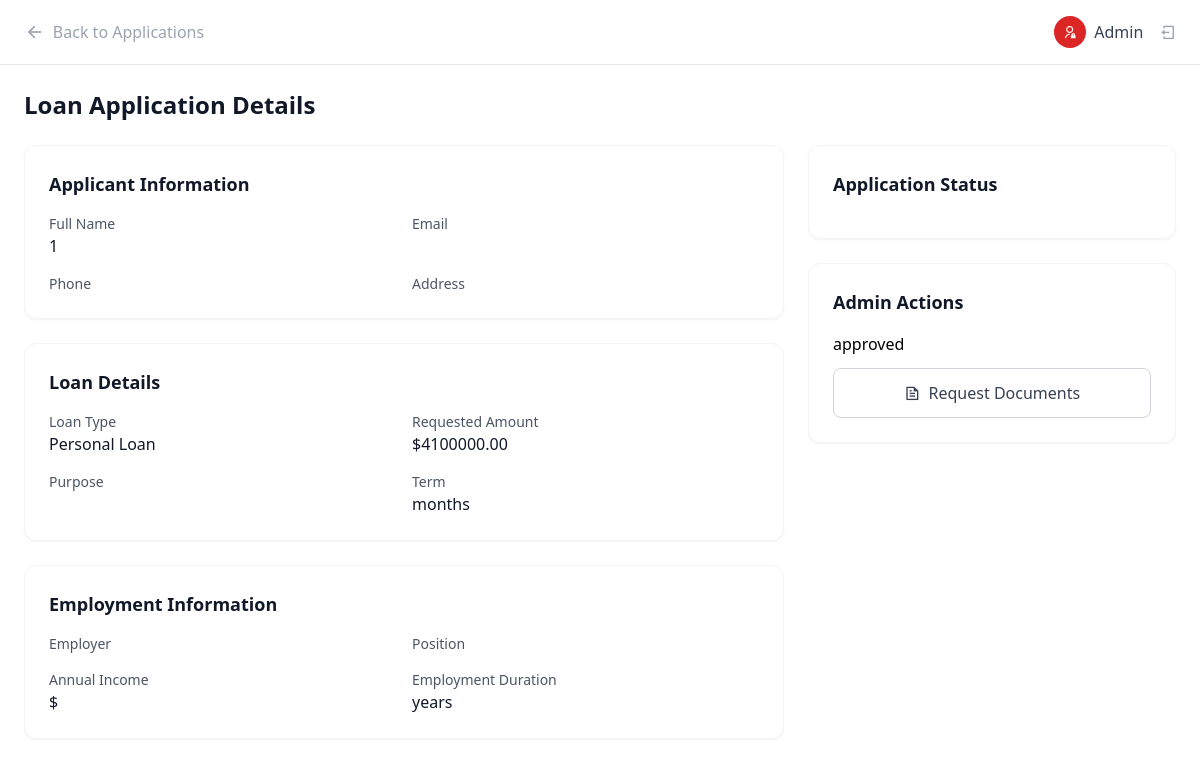
The app's page /admin-panel/loans/6/ (signed in) with its own data.
### bank/models.py (models this page shows)
class LoanRequest(models.Model):
    LOAN_TYPES = (
        ('personal', 'Personal Loan'),
        ('auto', 'Auto Loan'),
        ('home', 'Home Loan'),
        ('education', 'Education Loan'),
    )
    STATUS_CHOICES = (
        ('pending', 'Pending'),
        ('approved', 'Approved'),
        ('rejected', 'Rejected'),
        ('disbursed', 'Disbursed'),
    )
    user = models.ForeignKey(User, on_delete=models.CASCADE)
    loan_type = models.CharField(max_length=20, choices=LOAN_TYPES,default='auto')
    amount = models.DecimalField(max_digits=12, decimal_places=2)
    purpose = models.TextField()
    status = models.CharField(max_length=20, choices=STATUS_CHOICES, default='pending')
    application_date = models.DateTimeField(auto_now_add=True)
    approved_date = models.DateTimeField(null=True, blank=True)
    term_months = models.IntegerField(default=12)
    interest_rate = models.DecimalField(max_digits=5, decimal_places=2, default=5.0)

### bank/views.py (the view)
# urls.py: path('admin-panel/loans/<int:loan_id>/', views.loan_detail, name='loan_detail'),
@login_required
@user_passes_test(is_admin)
def loan_detail(request, loan_id):
    print(loan_id)
    loan = get_object_or_404(LoanRequest, id=loan_id)
    print(loan)
    return render(request, 'admin_panel/detail.html', {'loan': loan})

### bank/views.py (called while the page is built)
def is_admin(user):
    return user.is_staff

### bank/templates/admin_panel/detail.html (shortened to what this page needs)
{% load static %}
<!DOCTYPE html>
<html lang="en">
<head>
    <script src="https://cdn.tailwindcss.com/3.4.16"></script>
    <link rel="stylesheet" href="https://cdnjs.cloudflare.com/ajax/libs/remixicon/4.6.0/remixicon.min.css">
</head>
<body class="bg-gray-50">
    <div class="min-h-screen bg-white">
        <header class="bg-white border-b border-gray-200 px-6 py-4">
            <div class="flex items-center justify-between">
                <a href="{% url 'admin_dashboard' %}" class="flex items-center text-gray-400 hover:text-gray-600">
                    <i class="ri-arrow-left-line text-xl mr-2"></i>
                    <span>Back to Applications</span>
                </a>
                <div class="flex items-center space-x-4">
                    <div class="flex items-center space-x-2">
                        <div class="w-8 h-8 bg-red-600 rounded-full flex items-center justify-center">
                            <i class="ri-admin-line text-white text-sm"></i>
                        </div>
                        <span class="font-medium text-gray-700">{{ request.user.get_full_name }}</span>
                    </div>
                    <a href="{% url 'logout' %}" class="text-gray-400 hover:text-gray-600">
                        <i class="ri-logout-box-line"></i>
                    </a>
                </div>
            </div>
        </header>
        <main class="p-6">
            <h1 class="text-2xl font-bold text-gray-900 mb-6">Loan Application Details</h1>
            <div class="grid lg:grid-cols-3 gap-6">
                <div class="lg:col-span-2 space-y-6">
                    <div class="bg-white rounded-xl shadow-sm border border-gray-100 p-6">
                        <h2 class="text-lg font-semibold text-gray-900 mb-4">Applicant Information</h2>
                        <div class="grid md:grid-cols-2 gap-4">
                            <div>
                                <p class="text-sm text-gray-600">Full Name</p>
                                <p class="font-medium text-gray-900">{{ loan.user_id }}</p>
                            </div>
                            <div>
                                <p class="text-sm text-gray-600">Email</p>
                            </div>
                            <div>
                                <p class="text-sm text-gray-600">Phone</p>
                            </div>
                            <div>
                                <p class="text-sm text-gray-600">Address</p>
                            </div>
                        </div>
                    </div>
                    <div class="bg-white rounded-xl shadow-sm border border-gray-100 p-6">
                        <h2 class="text-lg font-semibold text-gray-900 mb-4">Loan Details</h2>
                        <div class="grid md:grid-cols-2 gap-4">
                            <div>
                                <p class="text-sm text-gray-600">Loan Type</p>
                                <p class="font-medium text-gray-900">{{ loan.get_loan_type_display }}</p>
                            </div>
                            <div>
                                <p class="text-sm text-gray-600">Requested Amount</p>
                                <p class="font-medium text-gray-900">${{ loan.amount }}</p>
                            </div>
                            <div>
                                <p class="text-sm text-gray-600">Purpose</p>
                            </div>
                            <div>
                                <p class="text-sm text-gray-600">Term</p>
                                <p class="font-medium text-gray-900">{{ loan.term }} months</p>
                            </div>
                        </div>
                    </div>
                    <div class="bg-white rounded-xl shadow-sm border border-gray-100 p-6">
                        <h2 class="text-lg font-semibold text-gray-900 mb-4">Employment Information</h2>
                        <div class="grid md:grid-cols-2 gap-4">
                            <div>
                                <p class="text-sm text-gray-600">Employer</p>
                            </div>
                            <div>
                                <p class="text-sm text-gray-600">Position</p>
                            </div>
                            <div>
                                <p class="text-sm text-gray-600">Annual Income</p>
                                <p class="font-medium text-gray-900">${{ loan.employment.annual_income }}</p>
                            </div>
                            <div>
                                <p class="text-sm text-gray-600">Employment Duration</p>
                                <p class="font-medium text-gray-900">{{ loan.employment.duration_years }} years</p>
                            </div>
                        </div>
                    </div>
                </div>
                <div class="space-y-6">
                    <div class="bg-white rounded-xl shadow-sm border border-gray-100 p-6">
                        <h2 class="text-lg font-semibold text-gray-900 mb-4">Application Status</h2>
                    </div>
                    <div class="bg-white rounded-xl shadow-sm border border-gray-100 p-6">
                        <h2 class="text-lg font-semibold text-gray-900 mb-4">Admin Actions</h2>
                        <div class="space-y-3">
                            <h1>{{ loan.status }}</h1>
                            <button class="w-full border border-gray-300 text-gray-700 py-3 rounded-button font-medium hover:bg-gray-50 flex items-center justify-center">
                                <i class="ri-file-text-line mr-2"></i> Request Documents
                            </button>
                        </div>
                    </div>
                </div>
            </div>
        </main>
    </div>
</body>
</html>

### bank/templates/admin_panel/detail.html (style rules this page uses)
:where([class^="ri-"])::before { content: "\f3c2"; }
.rounded-button { border-radius: 8px; }

### records on screen
LoanRequest: user_id "1", loan_type "Personal Loan", amount "4100000.00", status "approved"

### other values on screen
{{ request.user.get_full_name }} "Admin"
